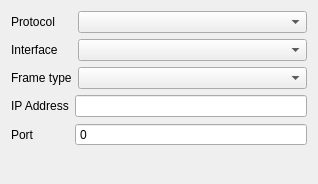
<?xml version="1.0" encoding="UTF-8"?>
<ui version="4.0">
 <class>PlcMitsuDeviceWizard</class>
 <widget class="QWidget" name="PlcMitsuDeviceWizard">
  <property name="geometry">
   <rect>
    <x>0</x>
    <y>0</y>
    <width>318</width>
    <height>184</height>
   </rect>
  </property>
  <property name="windowTitle">
   <string>Form</string>
  </property>
  <layout class="QVBoxLayout" name="verticalLayout">
   <item>
    <layout class="QFormLayout" name="formLayout">
     <item row="2" column="1">
      <widget class="QComboBox" name="cbb_frame_type"/>
     </item>
     <item row="2" column="0">
      <widget class="QLabel" name="label_3">
       <property name="text">
        <string>Frame type</string>
       </property>
      </widget>
     </item>
     <item row="1" column="1">
      <widget class="QComboBox" name="cbb_interface_type"/>
     </item>
     <item row="1" column="0">
      <widget class="QLabel" name="label">
       <property name="text">
        <string>Interface</string>
       </property>
      </widget>
     </item>
     <item row="0" column="1">
      <widget class="QComboBox" name="cbb_protocol_type"/>
     </item>
     <item row="0" column="0">
      <widget class="QLabel" name="label_2">
       <property name="text">
        <string>Protocol</string>
       </property>
      </widget>
     </item>
    </layout>
   </item>
   <item>
    <widget class="QStackedWidget" name="stack_wg">
     <property name="currentIndex">
      <number>0</number>
     </property>
     <widget class="QWidget" name="page">
      <layout class="QHBoxLayout" name="horizontalLayout">
       <property name="leftMargin">
        <number>0</number>
       </property>
       <property name="topMargin">
        <number>0</number>
       </property>
       <property name="rightMargin">
        <number>0</number>
       </property>
       <property name="bottomMargin">
        <number>0</number>
       </property>
       <item>
        <layout class="QFormLayout" name="formLayout_2">
         <item row="0" column="0">
          <widget class="QLabel" name="label_4">
           <property name="text">
            <string>IP Address</string>
           </property>
          </widget>
         </item>
         <item row="1" column="0">
          <widget class="QLabel" name="label_5">
           <property name="text">
            <string>Port</string>
           </property>
          </widget>
         </item>
         <item row="1" column="1">
          <widget class="QSpinBox" name="spb_port">
           <property name="buttonSymbols">
            <enum>QAbstractSpinBox::ButtonSymbols::NoButtons</enum>
           </property>
          </widget>
         </item>
         <item row="0" column="1">
          <widget class="QLineEdit" name="ledit_ip_address"/>
         </item>
        </layout>
       </item>
      </layout>
     </widget>
     <widget class="QWidget" name="page_2"/>
    </widget>
   </item>
  </layout>
 </widget>
 <resources/>
 <connections/>
</ui>
